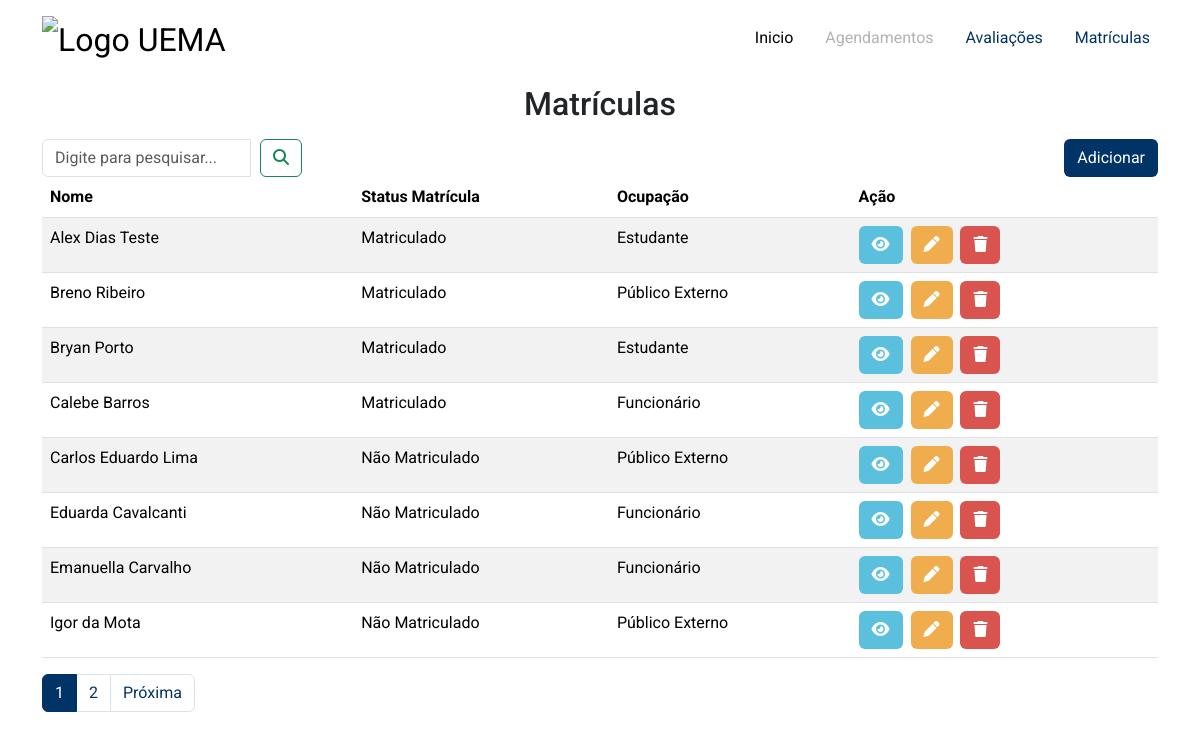
Page /matriculas/ (signed in) on the earlier database version.
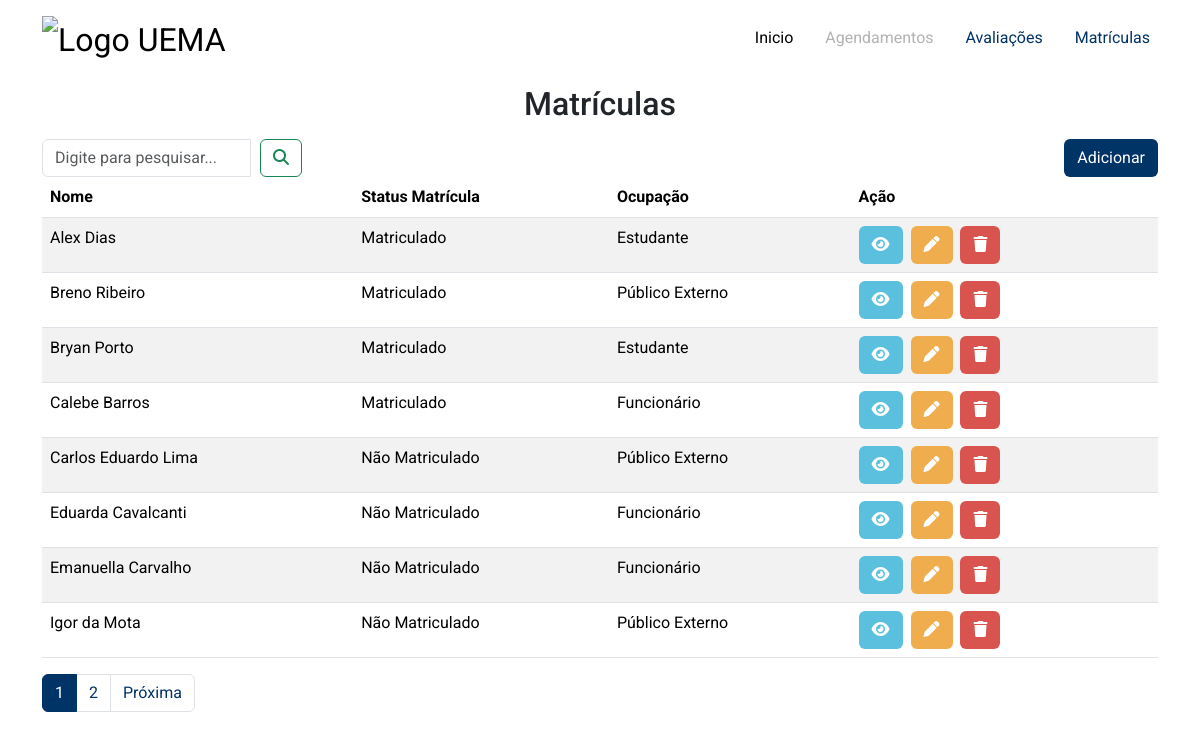
Same page on the later database version.
### enrollment/models.py (models this page shows, shortened)
class Registration(models.Model):
    choice_ocupation = (
        ('Ex', 'Público Externo'),
        ('E', 'Estudante'),
        ('F', 'Funcionário')
    )
    choice_is_registered = (
        ('True', 'Matriculado'),
        ('False', 'Não Matriculado')
    )
    name          = models.CharField(max_length=100, null=False)
    cpf           = models.CharField(max_length=11, unique=True, null=False)
    sig_register  = models.CharField(max_length=11)
    ocupation     = models.CharField(max_length=2, choices=choice_ocupation, null=False)
    is_registered = models.CharField(max_length=5, choices=choice_is_registered)

### enrollment/views.py (the view)
# urls.py: path('', enrollment_view, name='enrollment_view'),
@login_required(login_url='users:login', redirect_field_name='next')
def enrollment_view(request):
    registers = Registration.objects.all().order_by('name')
    paginator = Paginator(registers, 8)
    page      = request.GET.get('page')
    objs_per_page = paginator.get_page(page)
    return render(request,'enrollment/pages/enrollment_view.html', {
        'registers': objs_per_page,
        'form_action_search': reverse('enrollment:search'),
    })

### enrollment/templates/enrollment/pages/enrollment_view.html (shortened to what this page needs)
{% extends "global/base.html" %}
{% block content %}
    <div class="container mt-2">
        <h2 class="text-center mb-1">Matrículas</h2>
        <div class="space-search">
            <div class="inline-form">
                {% include "global/partials/search.html" %}
            </div>
            <div>
                <a class="btn button-1" href=" {% url 'enrollment:add_view' %}">Adicionar</a>
            </div>
        </div>
        <table class="table table-striped">
            <thead>
                <tr>
                    <th>Nome</th>
                    <th>Status Matrícula</th>
                    <th>Ocupação</th>
                    <th>Ação</th>
                </tr>
            </thead>
            <tbody>
                {% for register in registers %}
                    <tr>
                        <td>{{ register.name }}</td>
                        <td>{{ register.get_is_registered_display }}</td>
                        <td>{{ register.get_ocupation_display }}</td>
                        <td>
                            <a class="btn button-view me-1" href="{% url "enrollment:to_view" id=register.pk %}">
                                <i class="fa-solid fa-eye"></i>
                            </a>
                            <a class="btn button-edit me-1" href="{% url "enrollment:to_edit" id=register.pk %}">
                                <i class="fa-solid fa-pen"></i>
                            </a>
                            <a class="btn button-delete me-1" data-bs-toggle="modal" data-bs-target="#item-{{register.pk}}">
                                <i class="fa-solid fa-trash"></i>
                            </a>
                        </td>
                    </tr>
                {% endfor %}
            </tbody>
        </table>
        <nav aria-label="...">
            <ul class="pagination">
                <li class="page-item active" aria-current="page">
                    <a class="page-link" href="#">{{ registers.number }}</a>
                </li>
                {% if registers.has_next %}
                    <li class="page-item"><a class="page-link" href="?page={{ registers.next_page_number }}">{{ registers.next_page_number }}</a></li>
                    <li class="page-item"><a class="page-link" href="?page={{ registers.next_page_number }}">Próxima</a></li>
                {% endif %}
            </ul>
          </nav>
    </div>
{% endblock content %}

### base_templates/global/base.html (shortened to what this page needs)
{% load static %}
<!DOCTYPE html>
<html lang="pt-br">
<head>
    {% include "global/partials/head.html" %}
</head>
<body>
    {% include "global/partials/navbar.html" %}
    <div class="main-container">
        {% block content %}{% endblock content %}
    </div>
</body>
</html>

### base_templates/global/partials/head.html (shortened to what this page needs)
{% load static %}
<link href="https://cdn.jsdelivr.net/npm/bootstrap@5.3.2/dist/css/bootstrap.min.css" rel="stylesheet">
<link rel="stylesheet" href="{% static 'global/css/styles.css' %}">

### base_templates/global/partials/navbar.html (shortened to what this page needs)
<nav class="navbar navbar-expand-lg bg-body">
    <div class="container">
        <a class="navbar-brand fs-2" href="#">
          <img src="https://www.uema.br/wp-content/uploads/2023/02/logo-uema-site.png" alt="Logo UEMA">
        </a>
      <div class="nav-config collapse navbar-collapse" id="navbarNav">
        <ul class="navbar-nav justify-content-end flex-grow-1 gap-3">
          <li class="nav-item">
            <a class="nav-link active" aria-current="page" href="{% url 'home:home_view' %}">Inicio</a>
          </li>
          <li class="nav-item">
            <a class="nav-link disabled" href="#" disabled>Agendamentos</a>
          </li>
          <li class="nav-item">
            <a class="nav-link" href="{% url 'assessment:assessment_view' %}">Avaliações</a>
          </li>
          <li class="nav-item">
            <a class="nav-link" href="{% url 'enrollment:enrollment_view' %}">Matrículas</a>
          </li>
        </ul>
      </div>
    </div>
  </nav>

### base_templates/global/partials/search.html (shortened to what this page needs)
<form action="{{ form_action_search }}" method="GET" class="form-inline">
    <div class="input-group">
        <input type="search" class="form-control mr-2" name="q" value="{{ search_term }}" placeholder="Digite para pesquisar..." required>
        <div class="input-group-append">
            <button type="submit" class="btn btn-outline-success ml-2"><i class="fas fa-search"></i></button>
        </div>
    </div>
</form>

### static/global/css/styles.css (style rules this page uses)
:root { --color-primary: #003366; --color-primary-2: #001a33; --color-white: #fff; --spacing-gutter-medium: 3rem; --spacing-gutter-large: 4rem; --spacing-gutter-extralarge: 10rem; --color-info-dark: #4d86c4; --color-debug-dark: #4d86c4; --color-success-dark: #4a9c5d; --color-alert-dark: #927f40; --color-warning-dark: #927f40; --color-error-dark: #da525d; --color-yellow: #FCB72E; }
.active>.page-link, .page-link.active { background-color: var(--color-primary); border-color: var(--color-primary); }
.page-link { color: var(--color-primary); }
* { padding: 0; margin: 0; box-sizing: border-box; }
.container img { width: 10rem; }
.nav-config a { color: var(--color-primary); text-decoration: none; }
.button-1 { color: var(--color-white); background-color: var(--color-primary); }
.button-view { color: var(--color-white); background-color: #5BC0DE; }
.button-edit { color: var(--color-white); background-color: #F0AD4E; }
.button-delete { color: var(--color-white); background-color: #D9534F; }
.main-container { padding: 0; }
.container { font-family: "Roboto", sans-serif; font-weight: semibold; }
.inline-form { display: inline; }
.space-search { display: flex; justify-content: space-between; }

Differences in the rows shown:
changed Registration: name "Alex Dias Teste" → "Alex Dias"
